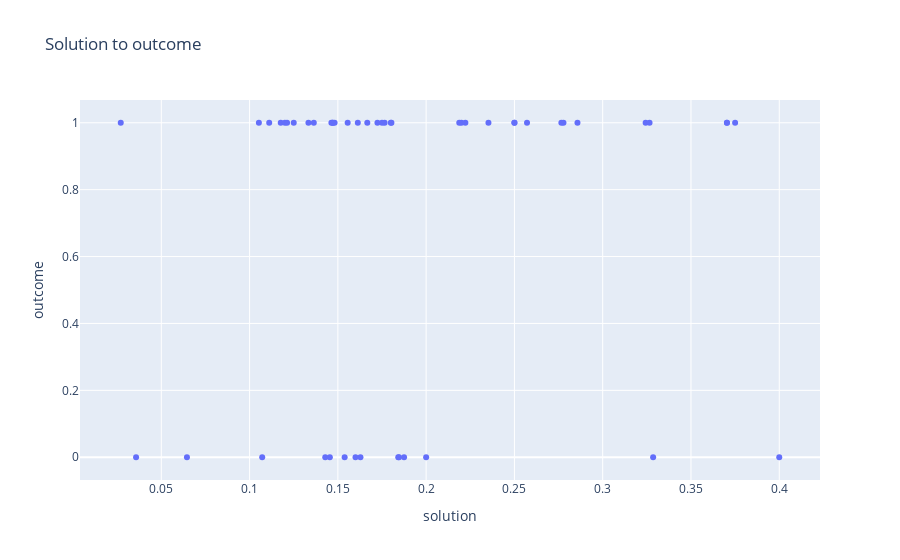

Write notebook code for a chart like this one.
### Code cell
fig = px.scatter(df, x="solution", y="outcome",
#                  color="outcome",
                  title="Solution to outcome"
                )

fig.show()

### Figure 1 — Plotly figure (JSON) as saved in the notebook; plotly's stock layout.template omitted (floating-point values rounded to 4 significant figures)
{"data": [{"hovertemplate": "solution=%{x}<br>outcome=%{y}<extra></extra>", "legendgroup": "", "marker": {"color": "#636efa", "symbol": "circle"}, "mode": "markers", "name": "", "orientation": "v", "showlegend": false, "type": "scatter", "x": [0.1176, 0.3243, 0.1765, 0.2857, 0.2778, 0.1667, 0.2, 0.03571, 0.2222, 0.1613, 0.3704, 0.25, 0.06452, 0.2766, 0.1628, 0.375, 0.1538, 0.1803, 0.12, 0.1481, 0.1842, 0.3286, 0.1463, 0.4, 0.1471, 0.125, 0.22, 0.1429, 0.1212, 0.2353, 0.02703, 0.1724, 0.18, 0.1875, 0.1556, 0.1846, 0.3704, 0.25, 0.2571, 0.1364, 0.175, 0.1053, 0.1471, 0.1071, 0.1111, 0.1455, 0.16, 0.3265, 0.1333, 0.2188], "xaxis": "x", "y": [1, 1, 1, 1, 1, 1, 0, 0, 1, 1, 1, 1, 0, 1, 0, 1, 0, 1, 1, 1, 0, 0, 1, 0, 1, 1, 1, 0, 1, 1, 1, 1, 1, 0, 1, 0, 1, 1, 1, 1, 1, 1, 1, 0, 1, 0, 0, 1, 1, 1], "yaxis": "y"}], "layout": {"legend": {"tracegroupgap": 0}, "title": {"text": "Solution to outcome"}, "xaxis": {"anchor": "y", "domain": [0, 1], "title": {"text": "solution"}}, "yaxis": {"anchor": "x", "domain": [0, 1], "title": {"text": "outcome"}}}}
